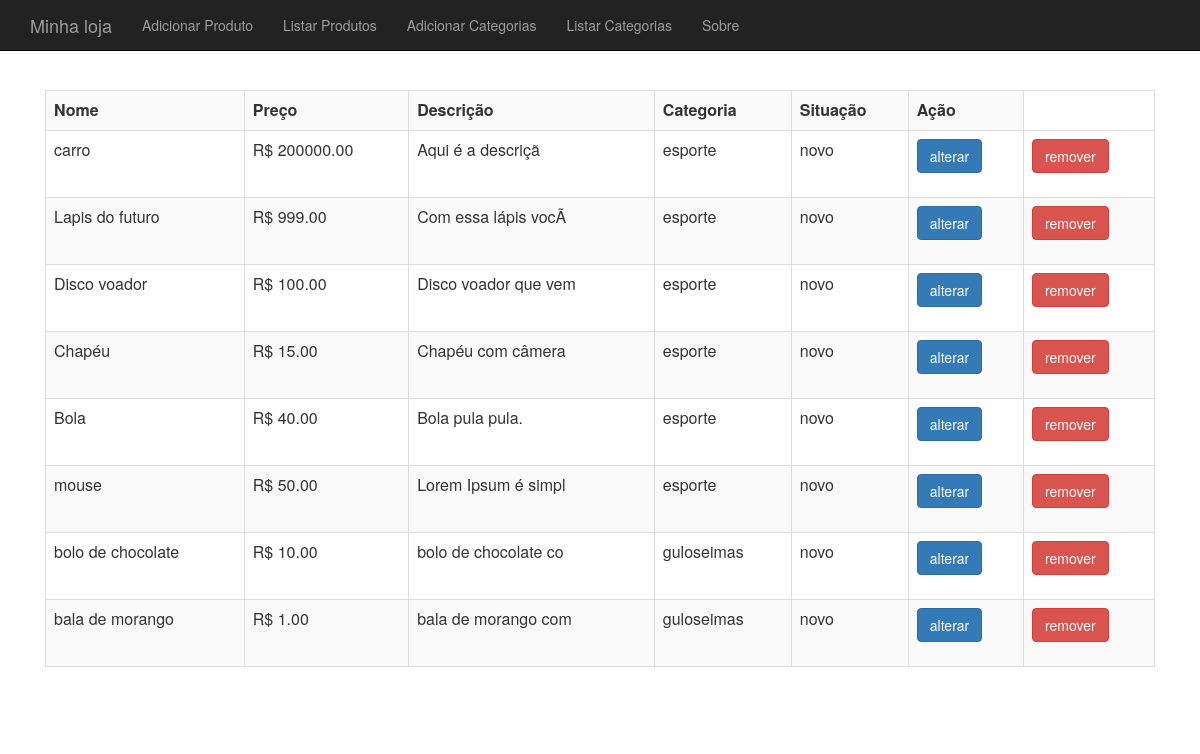
Before: /produto-lista.php with the older database file.
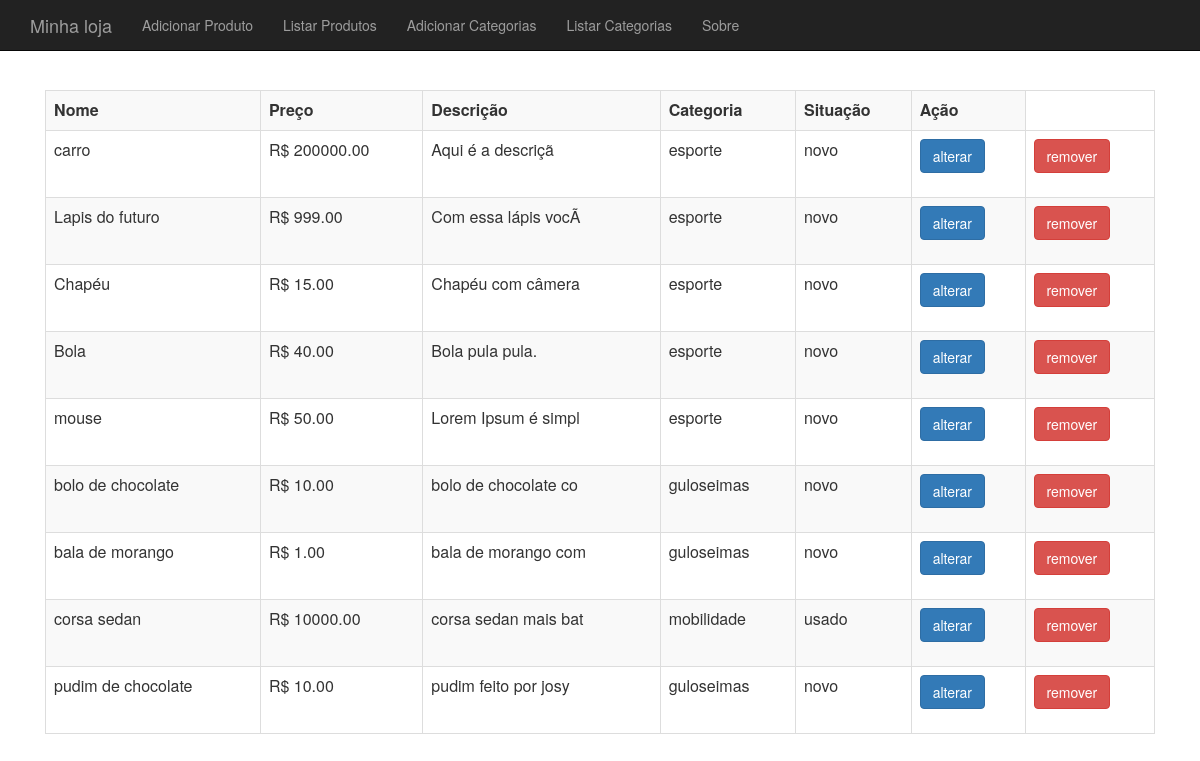
After: the same page with the newer database file.
### tables this page shows
CREATE TABLE `produtos` (
  `id` int(11) NOT NULL,
  `nome` varchar(255) DEFAULT NULL,
  `preco` decimal(10,2) DEFAULT NULL,
  `descricao` text,
  `categoria_id` int(11) DEFAULT NULL,
  `usado` tinyint(1) DEFAULT '0'
);

CREATE TABLE `categorias` (
  `id` int(11) NOT NULL,
  `nome` varchar(255) DEFAULT NULL
);

### banco-produto.php (called while the page is built, shortened)
<?php
function listaProdutos($conexao){
	$produtos = array();
	$resultado = mysqli_query($conexao, "select p.*,c.nome as categoria_nome from produtos as p join categorias as c on c.id=p.categoria_id");
	while($produto = mysqli_fetch_assoc($resultado)){
		array_push($produtos, $produto);
	}
	return $produtos;
}
?>

### produto-lista.php (the view, shortened to what this page needs)
<?php include("cabecalho.php");?>
<?php include("banco-produto.php");?>
<?php
include("conecta.php");?>
<?php
$produtos = listaProdutos($conexao);
?>
<table class="table table-striped table-bordered">
<tr>
<td><b>Nome</b></td>
<td><b>Preço</b></td>
<td><b>Descrição</b></td>
<td><b>Categoria</b></td>
<td><b>Situação</b></td>
<td><b>Ação</b></td>
</tr>
<?php
foreach($produtos as $produto):
?>
<tr>
<td><?php echo $produto['nome'];?></td>
<td><?php echo "R$ ".$produto['preco'];?></td>
<td><?php echo substr($produto['descricao'], 0, 20);?></td>
<td><?php echo $produto['categoria_nome'];?></td>
<td>
	<?php
		if($produto['usado'] == 0){
			echo "novo";
		}else{
			echo "usado";
		}
	?>
</td>
<td>
<a class="btn btn-primary" href="produto-altera-formulario.php?id=<?php echo $produto['id'];?>">alterar</a>
</td>
<td>
	<form action="remove-produto.php" method="post">
		<button class="btn btn-danger">remover</button>
	</form>
</td>
</tr>
<?php
endforeach
?>
</table>
<?php include("rodape.php");?>

### cabecalho.php (shortened to what this page needs)
<html>
<head>
	<link href="css/bootstrap.css" rel="stylesheet" type="text/css">
	<link href="css/loja.css" rel="stylesheet" type="text/css">
</head>
<body>
	<div class="navbar navbar-inverse navbar-fixed-top">
		<div class="container">
			<div class="navbar-header">
			<a class="navbar-brand" href="index.php">Minha loja</a>
		</div>
		<div>
			<ul class="nav navbar-nav">
				<li><a href="produto-formulario.php">Adicionar Produto</a></li>
				<li><a href="produto-lista.php">Listar Produtos</a></li>
				<li><a href="categoria-formulario.php">Adicionar Categorias</a></li>
				<li><a href="categoria-lista.php">Listar Categorias</a></li>
				<li><a href="sobre.php">Sobre</a></li>
			</ul>
		</div>
		</div>
	</div>
	<div class="container">
		<div class="principal">

### rodape.php
</div>
</div>
</html>

### css/loja.css (style rules this page uses)
body { padding-top:50px; }
.principal { padding: 40px 15px; text-align: center; }

Changed rows visible on the page:
removed produtos: nome "Disco voador", preco "100.00", descricao "Disco voador que vem", categoria.nome "esporte", usado "novo"
added produtos: nome "corsa sedan", preco "10000.00", descricao "corsa sedan mais bat", categoria.nome "mobilidade", usado "usado"
added produtos: nome "pudim de chocolate", preco "10.00", descricao "pudim feito por josy", categoria.nome "guloseimas", usado "novo"
